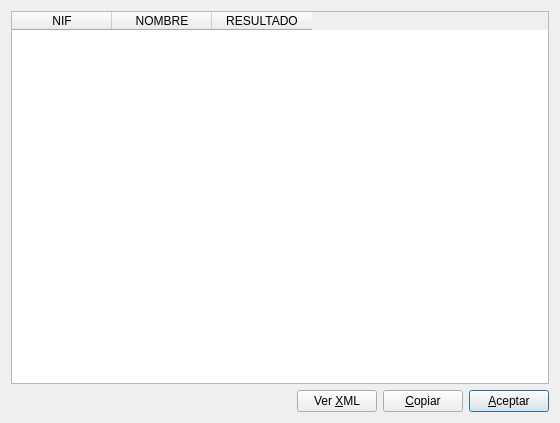
<?xml version="1.0" encoding="UTF-8"?>
<ui version="4.0">
 <class>respuesta_vnifv2</class>
 <widget class="QDialog" name="respuesta_vnifv2">
  <property name="geometry">
   <rect>
    <x>0</x>
    <y>0</y>
    <width>560</width>
    <height>423</height>
   </rect>
  </property>
  <property name="windowTitle">
   <string>COMPROBACIÓN ID FISCAL</string>
  </property>
  <layout class="QVBoxLayout" name="verticalLayout">
   <item>
    <widget class="QTableWidget" name="tableWidget">
     <column>
      <property name="text">
       <string>NIF</string>
      </property>
     </column>
     <column>
      <property name="text">
       <string>NOMBRE</string>
      </property>
     </column>
     <column>
      <property name="text">
       <string>RESULTADO</string>
      </property>
     </column>
    </widget>
   </item>
   <item>
    <layout class="QHBoxLayout" name="horizontalLayout">
     <item>
      <spacer name="horizontalSpacer">
       <property name="orientation">
        <enum>Qt::Horizontal</enum>
       </property>
       <property name="sizeHint" stdset="0">
        <size>
         <width>40</width>
         <height>20</height>
        </size>
       </property>
      </spacer>
     </item>
     <item>
      <widget class="QPushButton" name="xml_pushButton">
       <property name="text">
        <string>Ver &amp;XML</string>
       </property>
       <property name="icon">
        <iconset resource="keme.qrc">
         <normaloff>:/iconos/graf/xml.jpeg</normaloff>:/iconos/graf/xml.jpeg</iconset>
       </property>
      </widget>
     </item>
     <item>
      <widget class="QPushButton" name="copiar_pushButton">
       <property name="text">
        <string>&amp;Copiar</string>
       </property>
       <property name="icon">
        <iconset resource="keme.qrc">
         <normaloff>:/iconos/graf/copiar.png</normaloff>:/iconos/graf/copiar.png</iconset>
       </property>
      </widget>
     </item>
     <item>
      <widget class="QPushButton" name="aceptar_pushButton">
       <property name="text">
        <string>&amp;Aceptar</string>
       </property>
       <property name="icon">
        <iconset resource="keme.qrc">
         <normaloff>:/iconos/graf/application-exit.png</normaloff>:/iconos/graf/application-exit.png</iconset>
       </property>
       <property name="default">
        <bool>true</bool>
       </property>
      </widget>
     </item>
    </layout>
   </item>
  </layout>
 </widget>
 <tabstops>
  <tabstop>tableWidget</tabstop>
  <tabstop>xml_pushButton</tabstop>
  <tabstop>copiar_pushButton</tabstop>
  <tabstop>aceptar_pushButton</tabstop>
 </tabstops>
 <resources>
  <include location="keme.qrc"/>
 </resources>
 <connections>
  <connection>
   <sender>aceptar_pushButton</sender>
   <signal>clicked()</signal>
   <receiver>respuesta_vnifv2</receiver>
   <slot>accept()</slot>
   <hints>
    <hint type="sourcelabel">
     <x>691</x>
     <y>396</y>
    </hint>
    <hint type="destinationlabel">
     <x>504</x>
     <y>384</y>
    </hint>
   </hints>
  </connection>
 </connections>
</ui>
